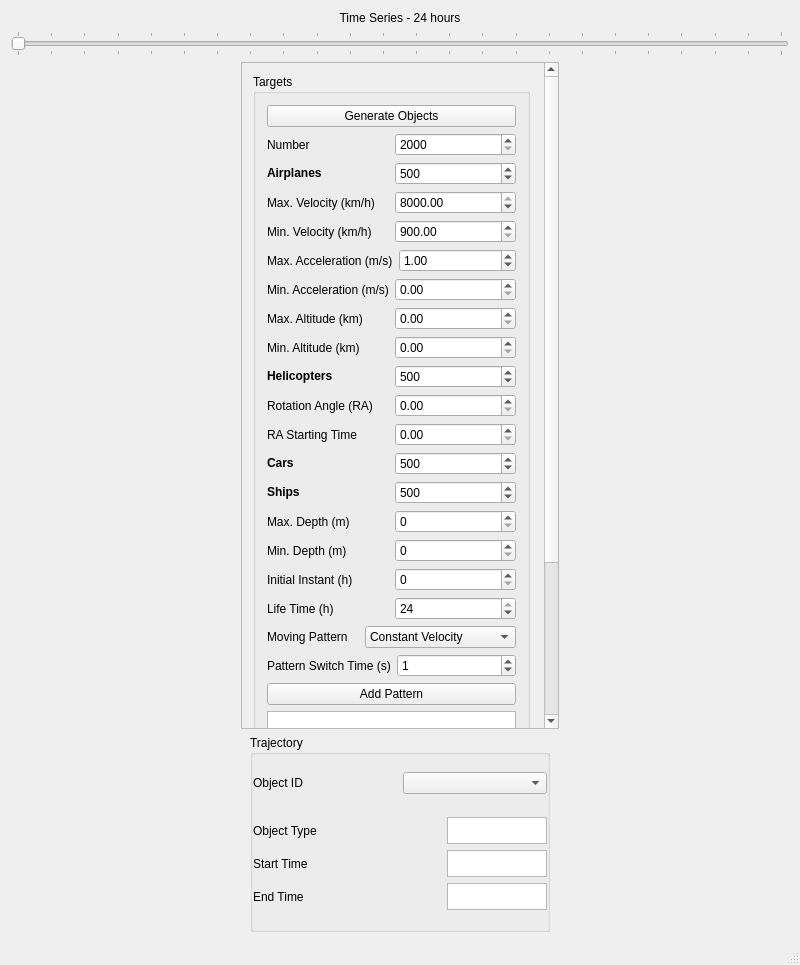
<?xml version="1.0" encoding="UTF-8"?>
<ui version="4.0">
 <class>MainWindow</class>
 <widget class="QMainWindow" name="MainWindow">
  <property name="geometry">
   <rect>
    <x>0</x>
    <y>0</y>
    <width>800</width>
    <height>965</height>
   </rect>
  </property>
  <property name="windowTitle">
   <string>MainWindow</string>
  </property>
  <widget class="QWidget" name="centralWidget">
   <property name="sizePolicy">
    <sizepolicy hsizetype="Expanding" vsizetype="Expanding">
     <horstretch>0</horstretch>
     <verstretch>0</verstretch>
    </sizepolicy>
   </property>
   <layout class="QVBoxLayout" name="_2">
    <item>
     <widget class="QLabel" name="label_26">
      <property name="text">
       <string>Time Series - 24 hours</string>
      </property>
      <property name="alignment">
       <set>Qt::AlignHCenter|Qt::AlignTop</set>
      </property>
     </widget>
    </item>
    <item>
     <widget class="QSlider" name="timeSlider">
      <property name="maximum">
       <number>23</number>
      </property>
      <property name="orientation">
       <enum>Qt::Horizontal</enum>
      </property>
      <property name="tickPosition">
       <enum>QSlider::TicksBothSides</enum>
      </property>
     </widget>
    </item>
    <item>
     <layout class="QHBoxLayout" name="air_hlayout" stretch="0">
      <property name="sizeConstraint">
       <enum>QLayout::SetMaximumSize</enum>
      </property>
      <item>
       <widget class="QScrollArea" name="scrollArea">
        <property name="minimumSize">
         <size>
          <width>0</width>
          <height>0</height>
         </size>
        </property>
        <property name="maximumSize">
         <size>
          <width>318</width>
          <height>16777215</height>
         </size>
        </property>
        <property name="widgetResizable">
         <bool>true</bool>
        </property>
        <widget class="QWidget" name="scrollAreaWidgetContents_3">
         <property name="geometry">
          <rect>
           <x>0</x>
           <y>0</y>
           <width>301</width>
           <height>1016</height>
          </rect>
         </property>
         <layout class="QVBoxLayout" name="verticalLayout_2">
          <item>
           <widget class="QGroupBox" name="groupBox_3">
            <property name="sizePolicy">
             <sizepolicy hsizetype="Expanding" vsizetype="Expanding">
              <horstretch>0</horstretch>
              <verstretch>0</verstretch>
             </sizepolicy>
            </property>
            <property name="maximumSize">
             <size>
              <width>277</width>
              <height>16777215</height>
             </size>
            </property>
            <property name="title">
             <string>Targets</string>
            </property>
            <layout class="QVBoxLayout" name="verticalLayout_4">
             <item>
              <widget class="QPushButton" name="btn_air_generate">
               <property name="text">
                <string>Generate Objects</string>
               </property>
              </widget>
             </item>
             <item>
              <layout class="QHBoxLayout" name="horizontalLayout_2">
               <item>
                <widget class="QLabel" name="label">
                 <property name="text">
                  <string>Number</string>
                 </property>
                </widget>
               </item>
               <item>
                <widget class="QSpinBox" name="number">
                 <property name="minimum">
                  <number>2000</number>
                 </property>
                 <property name="maximum">
                  <number>6000</number>
                 </property>
                </widget>
               </item>
              </layout>
             </item>
             <item>
              <layout class="QHBoxLayout" name="horizontalLayout">
               <item>
                <widget class="QLabel" name="label_36">
                 <property name="text">
                  <string>&lt;b&gt;Airplanes&lt;/b&gt;</string>
                 </property>
                </widget>
               </item>
               <item>
                <widget class="QSpinBox" name="airplanesSB">
                 <property name="maximum">
                  <number>6000</number>
                 </property>
                 <property name="value">
                  <number>500</number>
                 </property>
                </widget>
               </item>
              </layout>
             </item>
             <item>
              <layout class="QHBoxLayout" name="horizontalLayout_5">
               <item>
                <widget class="QLabel" name="label_3">
                 <property name="text">
                  <string>Max. Velocity (km/h)</string>
                 </property>
                </widget>
               </item>
               <item>
                <widget class="QDoubleSpinBox" name="MaxVel">
                 <property name="minimum">
                  <double>900.000000000000000</double>
                 </property>
                 <property name="maximum">
                  <double>8000.000000000000000</double>
                 </property>
                 <property name="value">
                  <double>8000.000000000000000</double>
                 </property>
                </widget>
               </item>
              </layout>
             </item>
             <item>
              <layout class="QHBoxLayout" name="horizontalLayout_6">
               <item>
                <widget class="QLabel" name="label_9">
                 <property name="text">
                  <string>Min. Velocity (km/h)</string>
                 </property>
                </widget>
               </item>
               <item>
                <widget class="QDoubleSpinBox" name="MinVel">
                 <property name="minimum">
                  <double>900.000000000000000</double>
                 </property>
                 <property name="maximum">
                  <double>8000.000000000000000</double>
                 </property>
                </widget>
               </item>
              </layout>
             </item>
             <item>
              <layout class="QHBoxLayout" name="horizontalLayout_7">
               <item>
                <widget class="QLabel" name="label_10">
                 <property name="text">
                  <string>Max. Acceleration (m/s)</string>
                 </property>
                </widget>
               </item>
               <item>
                <widget class="QDoubleSpinBox" name="MaxAccel">
                 <property name="value">
                  <double>1.000000000000000</double>
                 </property>
                </widget>
               </item>
              </layout>
             </item>
             <item>
              <layout class="QHBoxLayout" name="horizontalLayout_8">
               <item>
                <widget class="QLabel" name="label_11">
                 <property name="text">
                  <string>Min. Acceleration (m/s)</string>
                 </property>
                </widget>
               </item>
               <item>
                <widget class="QDoubleSpinBox" name="MinAccel"/>
               </item>
              </layout>
             </item>
             <item>
              <layout class="QHBoxLayout" name="horizontalLayout_12">
               <item>
                <widget class="QLabel" name="label_6">
                 <property name="text">
                  <string>Max. Altitude (km)</string>
                 </property>
                </widget>
               </item>
               <item>
                <widget class="QDoubleSpinBox" name="MaxAlt">
                 <property name="maximum">
                  <double>112.000000000000000</double>
                 </property>
                </widget>
               </item>
              </layout>
             </item>
             <item>
              <layout class="QHBoxLayout" name="horizontalLayout_13">
               <item>
                <widget class="QLabel" name="label_7">
                 <property name="text">
                  <string>Min. Altitude (km)</string>
                 </property>
                </widget>
               </item>
               <item>
                <widget class="QDoubleSpinBox" name="MinAlt"/>
               </item>
              </layout>
             </item>
             <item>
              <layout class="QHBoxLayout" name="horizontalLayout_39">
               <item>
                <widget class="QLabel" name="label_37">
                 <property name="text">
                  <string>&lt;b&gt;Helicopters&lt;/b&gt;</string>
                 </property>
                </widget>
               </item>
               <item>
                <widget class="QSpinBox" name="helicoptersSB">
                 <property name="maximum">
                  <number>6000</number>
                 </property>
                 <property name="value">
                  <number>500</number>
                 </property>
                </widget>
               </item>
              </layout>
             </item>
             <item>
              <layout class="QHBoxLayout" name="horizontalLayout_9">
               <item>
                <widget class="QLabel" name="label_12">
                 <property name="text">
                  <string>Rotation Angle (RA)</string>
                 </property>
                </widget>
               </item>
               <item>
                <widget class="QDoubleSpinBox" name="RA">
                 <property name="maximum">
                  <double>360.000000000000000</double>
                 </property>
                </widget>
               </item>
              </layout>
             </item>
             <item>
              <layout class="QHBoxLayout" name="horizontalLayout_10">
               <item>
                <widget class="QLabel" name="label_4">
                 <property name="text">
                  <string>RA Starting Time</string>
                 </property>
                </widget>
               </item>
               <item>
                <widget class="QDoubleSpinBox" name="RAST">
                 <property name="maximum">
                  <double>86400.000000000000000</double>
                 </property>
                </widget>
               </item>
              </layout>
             </item>
             <item>
              <layout class="QHBoxLayout" name="horizontalLayout_37">
               <item>
                <widget class="QLabel" name="label_38">
                 <property name="text">
                  <string>&lt;b&gt;Cars&lt;/b&gt;</string>
                 </property>
                </widget>
               </item>
               <item>
                <widget class="QSpinBox" name="carsSB">
                 <property name="maximum">
                  <number>6000</number>
                 </property>
                 <property name="value">
                  <number>500</number>
                 </property>
                </widget>
               </item>
              </layout>
             </item>
             <item>
              <layout class="QHBoxLayout" name="horizontalLayout_38">
               <item>
                <widget class="QLabel" name="label_39">
                 <property name="text">
                  <string>&lt;b&gt;Ships&lt;/b&gt;</string>
                 </property>
                </widget>
               </item>
               <item>
                <widget class="QSpinBox" name="shipsSB">
                 <property name="maximum">
                  <number>6000</number>
                 </property>
                 <property name="value">
                  <number>500</number>
                 </property>
                </widget>
               </item>
              </layout>
             </item>
             <item>
              <layout class="QHBoxLayout" name="horizontalLayout_32">
               <item>
                <widget class="QLabel" name="label_41">
                 <property name="text">
                  <string>Max. Depth (m)</string>
                 </property>
                </widget>
               </item>
               <item>
                <widget class="QSpinBox" name="spinBox">
                 <property name="maximum">
                  <number>600</number>
                 </property>
                </widget>
               </item>
              </layout>
             </item>
             <item>
              <layout class="QHBoxLayout" name="horizontalLayout_41">
               <item>
                <widget class="QLabel" name="label_42">
                 <property name="text">
                  <string>Min. Depth (m)</string>
                 </property>
                </widget>
               </item>
               <item>
                <widget class="QSpinBox" name="spinBox_4">
                 <property name="maximum">
                  <number>600</number>
                 </property>
                </widget>
               </item>
              </layout>
             </item>
             <item>
              <layout class="QHBoxLayout" name="horizontalLayout_11">
               <item>
                <widget class="QLabel" name="label_5">
                 <property name="text">
                  <string>Initial Instant (h)</string>
                 </property>
                </widget>
               </item>
               <item>
                <widget class="QSpinBox" name="initTime">
                 <property name="maximum">
                  <number>24</number>
                 </property>
                </widget>
               </item>
              </layout>
             </item>
             <item>
              <layout class="QHBoxLayout" name="horizontalLayout_40">
               <item>
                <widget class="QLabel" name="label_40">
                 <property name="text">
                  <string>Life Time (h)</string>
                 </property>
                </widget>
               </item>
               <item>
                <widget class="QSpinBox" name="lifeTime">
                 <property name="maximum">
                  <number>24</number>
                 </property>
                 <property name="value">
                  <number>24</number>
                 </property>
                </widget>
               </item>
              </layout>
             </item>
             <item>
              <layout class="QHBoxLayout" name="horizontalLayout_3">
               <item>
                <widget class="QLabel" name="label_2">
                 <property name="text">
                  <string>Moving Pattern</string>
                 </property>
                </widget>
               </item>
               <item>
                <widget class="QComboBox" name="airMovingPattern">
                 <item>
                  <property name="text">
                   <string>Constant Velocity</string>
                  </property>
                 </item>
                 <item>
                  <property name="text">
                   <string>Constant Acceleration</string>
                  </property>
                 </item>
                 <item>
                  <property name="text">
                   <string>Constant Deceleration</string>
                  </property>
                 </item>
                </widget>
               </item>
              </layout>
             </item>
             <item>
              <layout class="QHBoxLayout" name="horizontalLayout_4">
               <item>
                <widget class="QLabel" name="label_8">
                 <property name="text">
                  <string>Pattern Switch Time (s)</string>
                 </property>
                </widget>
               </item>
               <item>
                <widget class="QSpinBox" name="spinBoxAirPST">
                 <property name="maximum">
                  <number>24</number>
                 </property>
                 <property name="value">
                  <number>1</number>
                 </property>
                </widget>
               </item>
              </layout>
             </item>
             <item>
              <widget class="QPushButton" name="AddPattern">
               <property name="text">
                <string>Add Pattern</string>
               </property>
              </widget>
             </item>
             <item>
              <widget class="QTableView" name="patternTable">
               <property name="minimumSize">
                <size>
                 <width>0</width>
                 <height>200</height>
                </size>
               </property>
              </widget>
             </item>
            </layout>
           </widget>
          </item>
         </layout>
        </widget>
       </widget>
      </item>
     </layout>
    </item>
    <item>
     <layout class="QHBoxLayout" name="trajectoryHLayout">
      <property name="sizeConstraint">
       <enum>QLayout::SetMinimumSize</enum>
      </property>
      <item>
       <widget class="QGroupBox" name="groupBox_4">
        <property name="sizePolicy">
         <sizepolicy hsizetype="Fixed" vsizetype="Expanding">
          <horstretch>0</horstretch>
          <verstretch>0</verstretch>
         </sizepolicy>
        </property>
        <property name="minimumSize">
         <size>
          <width>0</width>
          <height>0</height>
         </size>
        </property>
        <property name="maximumSize">
         <size>
          <width>300</width>
          <height>197</height>
         </size>
        </property>
        <property name="title">
         <string>Trajectory</string>
        </property>
        <property name="flat">
         <bool>true</bool>
        </property>
        <property name="checkable">
         <bool>false</bool>
        </property>
        <layout class="QVBoxLayout" name="verticalLayout_9">
         <property name="leftMargin">
          <number>0</number>
         </property>
         <property name="topMargin">
          <number>0</number>
         </property>
         <property name="rightMargin">
          <number>0</number>
         </property>
         <property name="bottomMargin">
          <number>0</number>
         </property>
         <item>
          <layout class="QHBoxLayout" name="horizontalLayout_35">
           <item>
            <widget class="QLabel" name="label_34">
             <property name="text">
              <string>Object ID</string>
             </property>
            </widget>
           </item>
           <item>
            <widget class="QComboBox" name="objectsID"/>
           </item>
          </layout>
         </item>
         <item>
          <layout class="QVBoxLayout" name="verticalLayout_8">
           <item>
            <layout class="QHBoxLayout" name="horizontalLayout_36">
             <item>
              <widget class="QLabel" name="label_35">
               <property name="text">
                <string>Object Type</string>
               </property>
              </widget>
             </item>
             <item>
              <widget class="QPlainTextEdit" name="objectType">
               <property name="sizePolicy">
                <sizepolicy hsizetype="Minimum" vsizetype="Fixed">
                 <horstretch>0</horstretch>
                 <verstretch>0</verstretch>
                </sizepolicy>
               </property>
               <property name="maximumSize">
                <size>
                 <width>100</width>
                 <height>27</height>
                </size>
               </property>
               <property name="documentTitle">
                <string/>
               </property>
               <property name="readOnly">
                <bool>true</bool>
               </property>
               <property name="plainText">
                <string/>
               </property>
              </widget>
             </item>
            </layout>
           </item>
           <item>
            <layout class="QHBoxLayout" name="horizontalLayout_34">
             <item>
              <widget class="QLabel" name="label_31">
               <property name="text">
                <string>Start Time</string>
               </property>
              </widget>
             </item>
             <item>
              <widget class="QPlainTextEdit" name="objectST">
               <property name="sizePolicy">
                <sizepolicy hsizetype="Minimum" vsizetype="Fixed">
                 <horstretch>0</horstretch>
                 <verstretch>0</verstretch>
                </sizepolicy>
               </property>
               <property name="maximumSize">
                <size>
                 <width>100</width>
                 <height>27</height>
                </size>
               </property>
               <property name="readOnly">
                <bool>true</bool>
               </property>
              </widget>
             </item>
            </layout>
           </item>
           <item>
            <layout class="QHBoxLayout" name="horizontalLayout_33">
             <item>
              <widget class="QLabel" name="label_27">
               <property name="text">
                <string>End Time</string>
               </property>
              </widget>
             </item>
             <item>
              <widget class="QPlainTextEdit" name="objectET">
               <property name="sizePolicy">
                <sizepolicy hsizetype="Minimum" vsizetype="Fixed">
                 <horstretch>0</horstretch>
                 <verstretch>0</verstretch>
                </sizepolicy>
               </property>
               <property name="maximumSize">
                <size>
                 <width>100</width>
                 <height>27</height>
                </size>
               </property>
               <property name="readOnly">
                <bool>true</bool>
               </property>
              </widget>
             </item>
            </layout>
           </item>
          </layout>
         </item>
        </layout>
       </widget>
      </item>
     </layout>
    </item>
   </layout>
  </widget>
  <widget class="QStatusBar" name="statusBar"/>
 </widget>
 <layoutdefault spacing="6" margin="11"/>
 <resources/>
 <connections/>
</ui>
